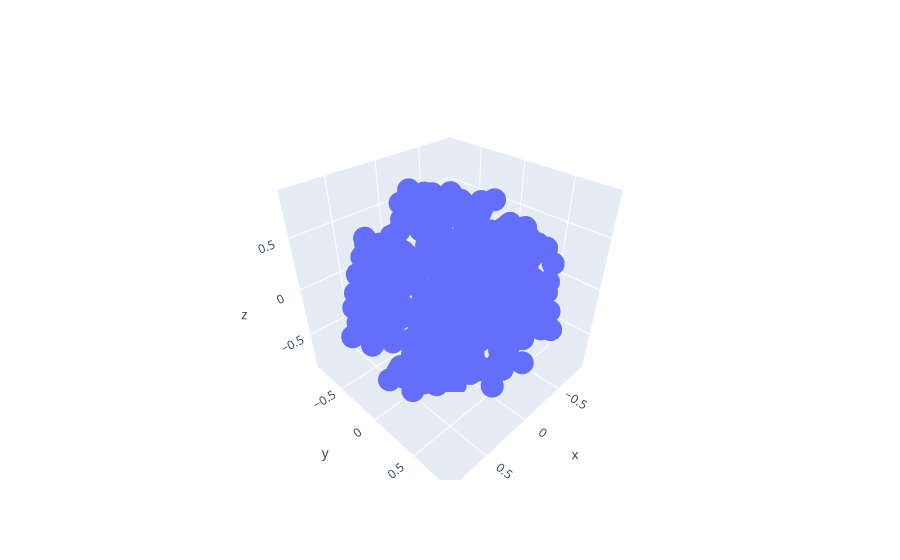

Notebook code for this chart:
### Code cell
X3_long=[]
m_list=[]
range_k=31
for k in range(range_k):
    random_array = np.abs(np.random.randn(12, 12))
    symmetric_array = (random_array + random_array.T) / 2
    np.fill_diagonal(symmetric_array, 0)

    X2,X3,m1,m=mapData(d_rand,False)
    X3_long.append(X3)
    m_list.append(m)
X3_long_array=np.concatenate(X3_long, axis=0)

m=max(m_list)

fig = go.Figure(data=go.Scatter3d(x=X3_long_array[:, 0], y=X3_long_array[:, 1], z=X3_long_array[:, 2], mode='markers'))

fig.update_layout(
scene=dict(
            xaxis=dict(range=[-m, m]),
            yaxis=dict(range=[-m, m]),
            zaxis=dict(range=[-m, m]),
            aspectmode='cube'))

fig.show()

r,x0,y0,z0, rmse=sphereFit(X3_long_array[:,0]/m,X3_long_array[:,1]/m,X3_long_array[:,2]/m)
print(f"Number of points {range_k*12}")
print(rmse)
count_points_in_sphere(X3_long_array[:,0]/m, X3_long_array[:,1]/m, X3_long_array[:,2]/m, 0.6)

### Figure 1 — Plotly figure (JSON) as saved in the notebook; plotly's stock layout.template omitted (floating-point values rounded to 4 significant figures; data arrays with more than 128 entries replaced by an {"elided": "..."} marker saying what was removed)
{"data": [{"mode": "markers", "type": "scatter3d", "x": {"elided": "372 float values"}, "y": {"elided": "372 float values"}, "z": {"elided": "372 float values"}}], "layout": {"scene": {"aspectmode": "cube", "xaxis": {"range": [-0.9052, 0.9052]}, "yaxis": {"range": [-0.9052, 0.9052]}, "zaxis": {"range": [-0.9052, 0.9052]}}}}
